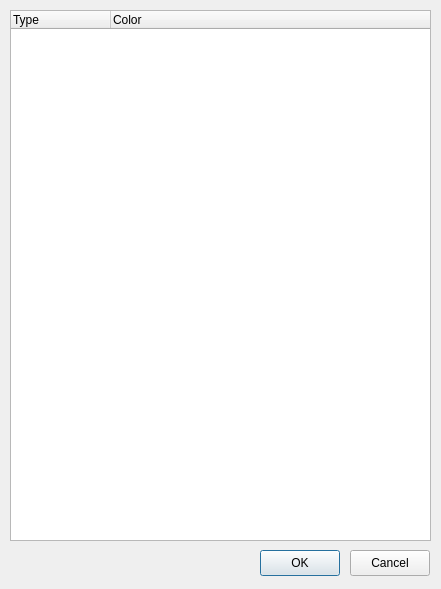
<?xml version="1.0" encoding="UTF-8"?>
<ui version="4.0">
 <class>ChangeColorDialog</class>
 <widget class="QDialog" name="ChangeColorDialog">
  <property name="geometry">
   <rect>
    <x>0</x>
    <y>0</y>
    <width>441</width>
    <height>589</height>
   </rect>
  </property>
  <property name="windowTitle">
   <string>Change Colors</string>
  </property>
  <widget class="QPushButton" name="okButton">
   <property name="geometry">
    <rect>
     <x>260</x>
     <y>550</y>
     <width>80</width>
     <height>26</height>
    </rect>
   </property>
   <property name="text">
    <string>OK</string>
   </property>
  </widget>
  <widget class="QPushButton" name="cancelButton">
   <property name="geometry">
    <rect>
     <x>350</x>
     <y>550</y>
     <width>80</width>
     <height>26</height>
    </rect>
   </property>
   <property name="text">
    <string>Cancel</string>
   </property>
  </widget>
  <widget class="QTreeWidget" name="colorsTreeWidget">
   <property name="geometry">
    <rect>
     <x>10</x>
     <y>10</y>
     <width>421</width>
     <height>531</height>
    </rect>
   </property>
   <column>
    <property name="text">
     <string>Type</string>
    </property>
   </column>
   <column>
    <property name="text">
     <string>Color</string>
    </property>
   </column>
  </widget>
 </widget>
 <resources/>
 <connections/>
</ui>
